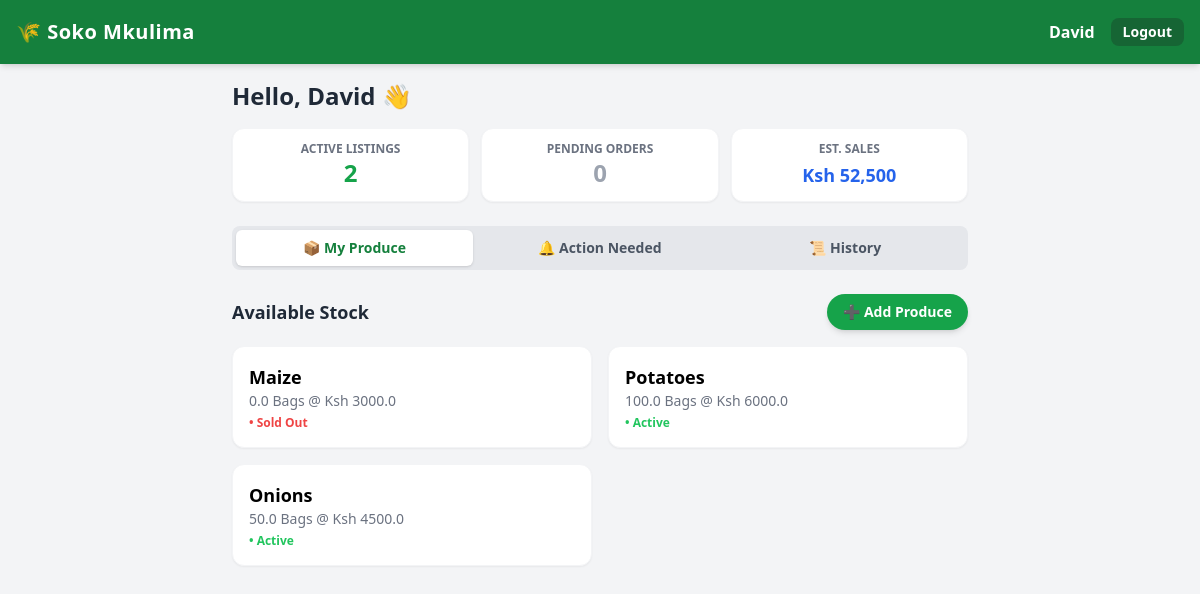
The page /dashboard (signed in) on the database its author committed.
### app.py (models this page shows)
class User(UserMixin, db.Model):
    id = db.Column(db.Integer, primary_key=True)
    name = db.Column(db.String(100))
    phone = db.Column(db.String(20), unique=True)
    password = db.Column(db.String(255))
    role = db.Column(db.String(20))
    location = db.Column(db.String(100))

class Produce(db.Model):
    id = db.Column(db.Integer, primary_key=True)
    farmer_id = db.Column(db.Integer, db.ForeignKey('user.id'))
    name = db.Column(db.String(100))
    quantity = db.Column(db.Float)
    unit = db.Column(db.String(20))
    price = db.Column(db.Float)
    date_available = db.Column(db.String(50))
    delivery = db.Column(db.Boolean, default=False)
    status = db.Column(db.String(20), default='Active')
    farmer = db.relationship('User', backref='produces')

### app.py (the view)
@app.route('/dashboard')
@login_required
def farmer_dash():
    if current_user.role != 'farmer': return redirect(url_for('marketplace'))
    my_produce = Produce.query.filter_by(farmer_id=current_user.id).all()
    buyer_name = request.args.get('buyer_name', '')
    start_date = request.args.get('start_date', '')
    end_date = request.args.get('end_date', '')
    active_tab = request.args.get('tab', 'produce')
    query = Order.query.join(Produce).join(User, Order.buyer_id == User.id) \
        .filter(Produce.farmer_id == current_user.id)
    if buyer_name: query = query.filter(User.name.ilike(f'%{buyer_name}%'))
    if start_date: query = query.filter(Order.date_ordered >= datetime.strptime(start_date, '%Y-%m-%d'))
    if end_date:
        end_dt = datetime.strptime(end_date, '%Y-%m-%d').replace(hour=23, minute=59, second=59)
        query = query.filter(Order.date_ordered <= end_dt)
    orders = query.order_by(Order.date_ordered.desc()).all()
    pending_orders = [o for o in orders if o.status == 'Pending']
    history_orders = [o for o in orders if o.status != 'Pending']
    stats = {
        'active_produce': len([p for p in my_produce if p.status == 'Active']),
        'pending_count': len(pending_orders),
        'total_sales': sum([o.qty_requested * o.produce.price for o in history_orders if o.status == 'Accepted'])
    }
    return render_template('farmer_dash.html',
                           produce=my_produce,
                           pending=pending_orders,
                           history=history_orders,
                           stats=stats,
                           active_tab=active_tab)

### app.py (called while the page is built)
@app.context_processor
def inject_counties():
    return dict(counties=KENYAN_COUNTIES)

@login_manager.user_loader
def load_user(user_id):
    return User.query.get(int(user_id))

### templates/farmer_dash.html (shortened to what this page needs)
{% extends 'base.html' %}
{% block content %}
<div class="mb-6">
    <h2 class="text-2xl font-bold text-gray-800 mb-4">Hello, {{ current_user.name }} 👋</h2>
    <div class="grid grid-cols-3 gap-3">
        <div class="bg-white p-3 rounded-xl shadow-sm border border-gray-100 text-center">
            <p class="text-xs text-gray-500 uppercase font-bold">Active Listings</p>
            <p class="text-2xl font-black text-green-600">{{ stats.active_produce }}</p>
        </div>
        <div class="bg-white p-3 rounded-xl shadow-sm border border-gray-100 text-center">
            <p class="text-xs text-gray-500 uppercase font-bold">Pending Orders</p>
            <p class="text-2xl font-black {% if stats.pending_count > 0 %}text-yellow-500{% else %}text-gray-400{% endif %}">
                {{ stats.pending_count }}
            </p>
        </div>
        <div class="bg-white p-3 rounded-xl shadow-sm border border-gray-100 text-center">
            <p class="text-xs text-gray-500 uppercase font-bold">Est. Sales</p>
            <p class="text-lg font-black text-blue-600 mt-1">Ksh {{ "{:,.0f}".format(stats.total_sales) }}</p>
        </div>
    </div>
</div>
<div class="flex space-x-2 bg-gray-200 p-1 rounded-lg mb-6 overflow-x-auto hide-scrollbar">
    <button onclick="switchTab('produce')" id="tab-btn-produce" class="flex-1 py-2 px-4 rounded-md font-bold text-sm transition-colors bg-white shadow text-green-700">📦 My Produce</button>
    <button onclick="switchTab('pending')" id="tab-btn-pending" class="flex-1 py-2 px-4 rounded-md font-bold text-sm transition-colors text-gray-600">🔔 Action Needed</button>
    <button onclick="switchTab('history')" id="tab-btn-history" class="flex-1 py-2 px-4 rounded-md font-bold text-sm transition-colors text-gray-600">📜 History</button>
</div>
<div id="tab-produce" class="tab-content">
    <div class="flex justify-between items-center mb-4">
        <h3 class="text-lg font-bold text-gray-800">Available Stock</h3>
        <button onclick="toggleModal('addProduceModal')" class="bg-green-600 text-white px-4 py-2 rounded-full font-bold text-sm shadow-md hover:bg-green-700 flex items-center gap-1">
            ➕ Add Produce
        </button>
    </div>
    <div class="grid grid-cols-1 md:grid-cols-2 gap-4">
        {% for item in produce %}
        <div class="bg-white p-4 rounded-xl shadow-sm border border-gray-100 flex justify-between items-center">
            <div>
                <h4 class="font-bold text-lg">{{ item.name }}</h4>
                <p class="text-gray-500 text-sm">{{ item.quantity }} {{ item.unit }} @ Ksh {{ item.price }}</p>
                <p class="text-xs mt-1 {% if item.status == 'Active' %}text-green-500{% else %}text-red-500{% endif %} font-bold">• {{ item.status }}</p>
            </div>
        </div>
        {% else %}
        <div class="bg-gray-50 p-8 rounded-xl text-center border-2 border-dashed border-gray-300 col-span-full">
            <p class="text-gray-500 mb-2">You haven't posted anything yet.</p>
            <button onclick="toggleModal('addProduceModal')" class="text-green-600 font-bold underline">Post your first produce</button>
        </div>
        {% endfor %}
    </div>
</div>
{% endblock %}

### templates/base.html (shortened to what this page needs)
<!DOCTYPE html>
<html lang="en">
<head>
    <script src="https://cdn.tailwindcss.com"></script>
</head>
<body class="bg-gray-100 font-sans pt-16 pb-12">
    <nav class="bg-green-700 text-white p-4 shadow-md fixed w-full top-0 z-50 h-16 flex justify-between items-center">
        <h1 class="text-xl font-bold tracking-wide">🌾 Soko Mkulima</h1>
        {% if current_user.is_authenticated %}
            <div class="flex items-center gap-4">
                <span class="hidden md:inline font-semibold">{{ current_user.name }}</span>
                <a href="{{ url_for('logout') }}" class="bg-green-800 hover:bg-red-600 px-3 py-1 rounded-lg text-sm font-bold transition-colors">Logout</a>
            </div>
        {% endif %}
    </nav>
    <div class="container mx-auto p-4 max-w-3xl">
        {% block content %}{% endblock %}
    </div>
</body>
</html>

### templates/base.html (style rules this page uses)
body { -webkit-tap-highlight-color: transparent; }
.hide-scrollbar { -ms-overflow-style: none; scrollbar-width: none; }

### rows shown on the page
User: name "David"
Produce: name "Maize", quantity "0.0", unit "Bags", price "3000.0", status "Sold Out"
Produce: name "Potatoes", quantity "100.0", unit "Bags", price "6000.0", status "Active"
Produce: name "Onions", quantity "50.0", unit "Bags", price "4500.0", status "Active"

### other values the page prints
{{ stats.active_produce }} "2"
{{ stats.pending_count }} "0"
{{ "{:,.0f}".format(stats.total_sales) }} "52,500"
